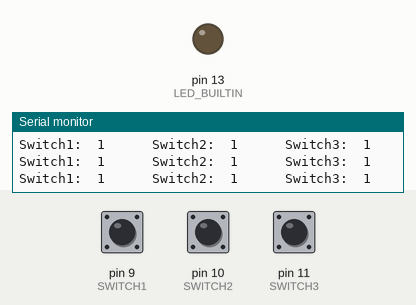
Bench run of a sketch on a simulated Arduino Uno, built with avr-gcc and run on an emulated ATmega328P. On the bench: output pins drawn as LEDs (lit = HIGH), the last lines printed to the serial monitor. Inputs (shaded band) come from the test bench; at power-on: pin 9 (SWITCH1) HIGH, pin 10 (SWITCH2) HIGH, pin 11 (SWITCH3) HIGH.

Above: at 1.2 s.
1.3 s: pin 9 (SWITCH1) pulled LOW for 0.15 s
At 1.4 s:
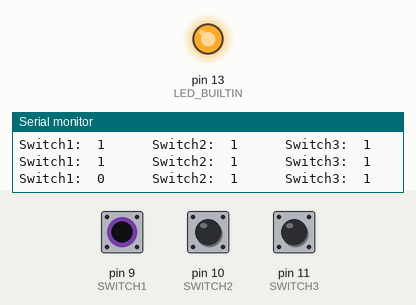
3.0 s: pin 9 (SWITCH1) pulled LOW for 3.2 s
At 7.2 s:
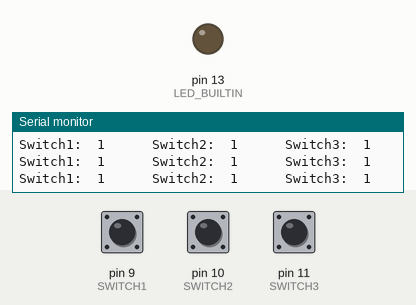
7.7 s: pin 10 (SWITCH2) pulled LOW for 3.2 s
At 8.6 s:
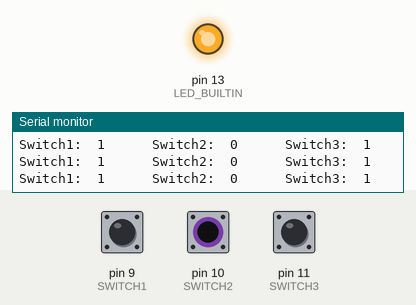
Timing chart, 0 to 12.5 s (numbered marks = the images above; inputs shaded):
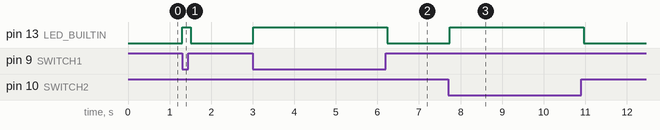

Measured:
- after the input at 1.3 s, pin 13 (LED_BUILTIN): LOW → HIGH at once, → LOW 0.20 s later
- after the input at 3.0 s, pin 13 (LED_BUILTIN): LOW → HIGH at once, → LOW 3.2 s later
- after the input at 7.7 s, pin 13 (LED_BUILTIN): LOW → HIGH at once, → LOW 3.2 s later

The sketch:

SwitchTest.ino
```cpp
#define SWITCH1 9
#define SWITCH2 10
#define SWITCH3 11

void setup()
{
  pinMode(SWITCH1, INPUT_PULLUP);
  pinMode(SWITCH2, INPUT_PULLUP);
  pinMode(SWITCH3, INPUT_PULLUP);
  pinMode(LED_BUILTIN, OUTPUT);

  Serial.begin(9600);

}

void loop()
{

    int val1 = digitalRead(SWITCH1);
    int val2 = digitalRead(SWITCH2);
    int val3 = digitalRead(SWITCH3);

  if ((val1 == 0) || (val2 == 0) || (val3 == 0))  {
    digitalWrite(LED_BUILTIN, HIGH);
  } else {
    digitalWrite(LED_BUILTIN, LOW);
  }


 Serial.print("Switch1:  ");
 Serial.print(val1);
  Serial.print("      Switch2:  ");
 Serial.print(val2);
  Serial.print("      Switch3:  ");
 Serial.println(val3);


  delay(100);
}
```
